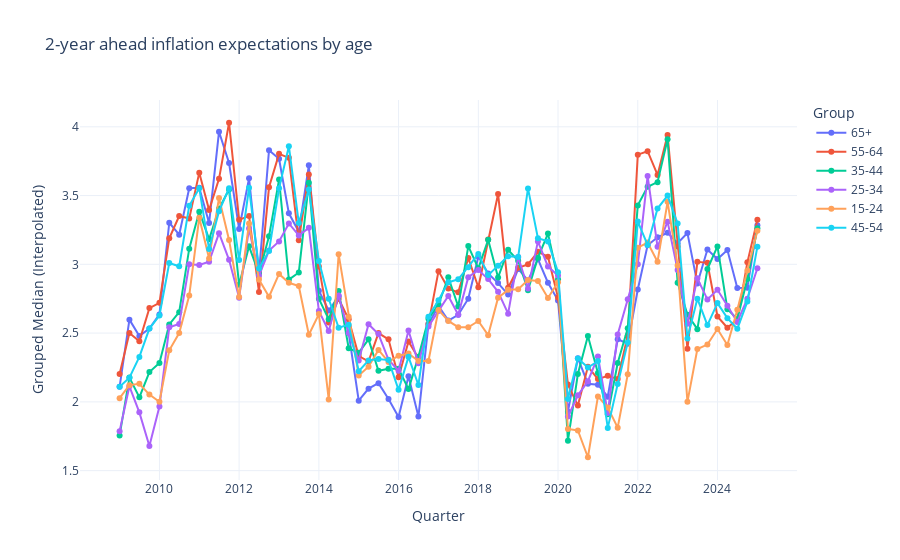

Here is the notebook cell this chart was saved with:
### Code cell
plot_question_medians(q2b_median_by_age, age_map, title="2-year ahead inflation expectations by age")
